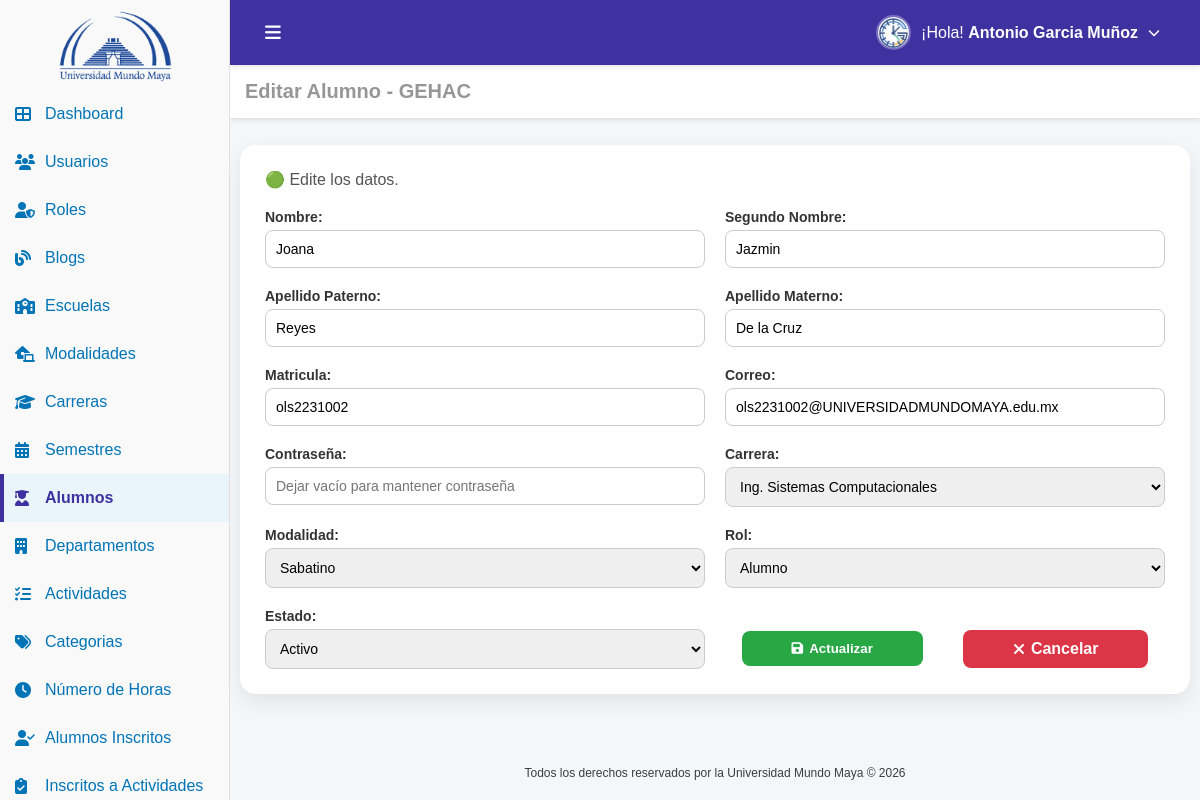
Screenshot of /alumnos_editar.php?id=47 (signed in) with the database file from the repository.
### tables this page shows
CREATE TABLE IF NOT EXISTS `usuario` (
  `id_usuario` int NOT NULL AUTO_INCREMENT,
  `nombre` varchar(100) NOT NULL,
  `nombre_s` varchar(100) DEFAULT NULL,
  `apellido_p` varchar(100) DEFAULT NULL,
  `apellido_m` varchar(100) DEFAULT NULL,
  `matricula` varchar(100) DEFAULT NULL,
  `estado` tinyint(1) NOT NULL DEFAULT '1',
  `correo` varchar(100) NOT NULL,
  `password` varchar(100) NOT NULL,
  `id_carrera` int DEFAULT NULL,
  `id_modalidad` int DEFAULT NULL,
  `id_rol` int DEFAULT NULL,
  `fecha_registro` datetime DEFAULT CURRENT_TIMESTAMP,
  PRIMARY KEY (`id_usuario`) USING BTREE,
  UNIQUE KEY `correo` (`correo`),
  KEY `fk_usuario_carrera` (`id_carrera`) USING BTREE,
  KEY `fk_usuario_modalidad` (`id_modalidad`) USING BTREE,
  KEY `fk_usuario_rol` (`id_rol`) USING BTREE,
  CONSTRAINT `fk_usuario_carrera` FOREIGN KEY (`id_carrera`) REFERENCES `carrera` (`id_carrera`),
  CONSTRAINT `fk_usuario_modalidad` FOREIGN KEY (`id_modalidad`) REFERENCES `modalidad` (`id_modalidad`),
  CONSTRAINT `fk_usuario_rol` FOREIGN KEY (`id_rol`) REFERENCES `rol` (`id_rol`)
);

CREATE TABLE IF NOT EXISTS `carrera` (
  `id_carrera` int NOT NULL AUTO_INCREMENT,
  `nombre` varchar(100) NOT NULL,
  `revoe` varchar(50) NOT NULL,
  `fecha_registro` datetime DEFAULT (now()),
  PRIMARY KEY (`id_carrera`)
);

CREATE TABLE IF NOT EXISTS `modalidad` (
  `id_modalidad` int NOT NULL AUTO_INCREMENT,
  `nombre` varchar(100) NOT NULL,
  `horas_academicas` int NOT NULL DEFAULT '30',
  `horas_culturales` int NOT NULL DEFAULT '15',
  `fecha_registro` datetime DEFAULT (now()),
  PRIMARY KEY (`id_modalidad`)
);

CREATE TABLE IF NOT EXISTS `rol` (
  `id_rol` int NOT NULL AUTO_INCREMENT,
  `nombre` varchar(100) NOT NULL,
  `descripcion` varchar(250) DEFAULT NULL,
  `fecha_registro` datetime DEFAULT (now()),
  PRIMARY KEY (`id_rol`),
  UNIQUE KEY `nombre` (`nombre`)
);

### conf.php (called while the page is built, shortened)
<?php
function tiene_permiso($archivo_php, $accion = 'VER') {
    if (isset($_SESSION['permisos'][$archivo_php])) {
        return in_array($accion, $_SESSION['permisos'][$archivo_php]);
    }
    return false;
}

### auth.php (called while the page is built, shortened)
<?php
require_once('conf.php');
$id_usuario=$_SESSION['id_usuario'];
include('conexion.php');
$sql="
SELECT
u.nombre,
u.nombre_s,
u.apellido_p,
u.apellido_m,
u.correo,
u.id_rol,
u.id_carrera,
u.id_modalidad,
r.nombre AS rol
FROM usuario u
INNER JOIN rol r ON u.id_rol = r.id_rol
WHERE u.id_usuario=?
";
$stmt=$conn->prepare($sql);
$stmt->bind_param("i",$id_usuario);
$stmt->execute();
$result=$stmt->get_result();
if($result && $fila=$result->fetch_assoc()){
    $nombreCompleto=trim(
        $fila['nombre']." ".
        $fila['nombre_s']." ".
        $fila['apellido_p']." ".
        $fila['apellido_m']
    );
}else{
    $nombreCompleto="Usuario";
    $rol="Sin rol";
    $id_rol=0;
}
?>

### alumnos_editar.php (the view, shortened to what this page needs)
<?php
include("auth.php");
include("conexion.php");
$carreras = [];
$result_cat = $conn->query("SELECT id_carrera, nombre FROM carrera ORDER BY nombre ASC");
if ($result_cat) while ($row = $result_cat->fetch_assoc()) $carreras[] = $row;
$modalidads = [];
$result_cat = $conn->query("SELECT id_modalidad, nombre FROM modalidad ORDER BY nombre ASC");
if ($result_cat) while ($row = $result_cat->fetch_assoc()) $modalidads[] = $row;
$roles = [];
$result_cat = $conn->query("SELECT id_rol, nombre FROM rol WHERE id_rol = 3 ORDER BY nombre ASC");
if ($result_cat) while ($row = $result_cat->fetch_assoc()) $roles[] = $row;
$id_usuario = (int)$_GET['id'];
$sql_usuario = "SELECT * FROM usuario WHERE id_usuario = ?";
$stmt_usuario = $conn->prepare($sql_usuario);
$stmt_usuario->bind_param("i", $id_usuario);
$stmt_usuario->execute();
$result_usuario = $stmt_usuario->get_result();
$usuario = $result_usuario->fetch_assoc();
?>
<!DOCTYPE html>
<html lang="es">
<head>
    <link rel="stylesheet" href="css/usuarios_editar.css">
    <link href="https://cdn.jsdelivr.net/npm/remixicon@4.5.0/fonts/remixicon.css" rel="stylesheet"/>
    <link rel="stylesheet" href="https://cdnjs.cloudflare.com/ajax/libs/font-awesome/6.5.0/css/all.min.css">
</head>
<body>
    <div class="sidebar" id="sidebar">
        <a href="dashboard.php" class="logo-link">
            <div class="logo-container">
                <img src="img/uni_4.png" alt="Logo UMMA" class="logo">
            </div>
        </a>
        <ul>
            <li>
                <a href="dashboard.php" >
                    <i class="fas fa-th-large" ></i>
                    <span> Dashboard</span>
                </a>
            </li>
            <?php if (tiene_permiso('usuarios.php', 'VER')): ?>
            <li>
                <a href="usuarios.php" >
                    <i class="fas fa-users" ></i>
                    <span>Usuarios</span>
                </a>
            </li>
            <?php endif; ?>
            <?php if (tiene_permiso('roles.php', 'VER')): ?>
            <li>
                <a href="roles.php">
                    <i class="fas fa-user-shield" ></i>
                    <span>Roles</span>
                </a>
            </li>
            <?php endif; ?>
            <?php if (tiene_permiso('blogs.php', 'VER')): ?>
            <li>
                <a href="blogs.php"  >
                    <i class="fas fa-blog" ></i>
                    <span>Blogs</span>
                </a>
            </li>
            <?php endif; ?>
            <?php if (tiene_permiso('escuelas.php', 'VER')): ?>
            <li>
                <a href="escuelas.php" >
                    <i class="fas fa-school"></i>
                    <span>Escuelas</span>
                </a>
            </li>
            <?php endif; ?>
            <?php if (tiene_permiso('modalidades.php', 'VER')): ?>
            <li>
                <a href="modalidades.php" >
                    <i class="fas fa-laptop-house"  ></i>
                    <span>Modalidades</span>
                </a>
            </li>
            <?php endif; ?>
            <?php if (tiene_permiso('carreras.php', 'VER')): ?>
            <li>
                <a href="carreras.php" >
                    <i class="fas fa-graduation-cap" ></i>
                    <span>Carreras</span>
                </a>
            </li>
            <?php endif; ?>
            <?php if (tiene_permiso('semestres.php', 'VER')): ?>
            <li>
                <a href="semestres.php" >
                    <i class="fas fa-calendar-alt" ></i>
                    <span>Semestres</span>
                </a>
            </li>
            <?php endif; ?>
            <?php if (tiene_permiso('alumnos.php', 'VER')): ?>
            <li>
                <a href="alumnos.php" class="active">
                    <i class="fas fa-user-graduate" style="color:#4031a1"></i>
                    <span>Alumnos</span>
                </a>
            </li>
            <?php endif; ?>
            <?php if (tiene_permiso('departamentos.php', 'VER')): ?>
            <li>
                <a href="departamentos.php">
                    <i class="fas fa-building"></i>
                    <span>Departamentos</span>
                </a>
            </li>
            <?php endif; ?>
            <?php if (tiene_permiso('actividades.php', 'VER')): ?>
            <li>
                <a href="actividades.php">
                    <i class="fas fa-tasks"></i>
                    <span>Actividades</span>
                </a>
            </li>
            <?php endif; ?>
            <?php if (tiene_permiso('categorias.php', 'VER')): ?>
            <li>
                <a href="categorias.php">
                    <i class="fas fa-tags"></i>
                    <span>Categorias</span>
                </a>
            </li>
            <?php endif; ?>
            <?php if (tiene_permiso('horas.php', 'VER')): ?>
            <li>
                <a href="horas.php">
                    <i class="fas fa-clock"></i>
                    <span>Número de Horas</span>
                </a>
            </li>
            <?php endif; ?>
            <?php if (tiene_permiso('alumnos_inscritos.php', 'VER')): ?>
            <li>
                <a href="alumnos_inscritos.php">
                    <i class="fas fa-user-check"></i>
                    <span>Alumnos Inscritos</span>
                </a>
            </li>
            <?php endif; ?>
            <?php if (tiene_permiso('inscritos_actividades.php', 'VER')): ?>
            <li>
                <a href="inscritos_actividades.php">
                    <i class="fas fa-clipboard-check"></i>
                    <span>Inscritos a Actividades</span>
                </a>
            </li>
            <?php endif; ?>
        </ul>
    </div>
    <main class="contenido">
        <header class="top-header">
            <div class="header-left">
                <button id="toggle-btn">
                    <i class="fas fa-bars"></i>
                </button>
            </div>
            <div class="header-right">
                <ul>
                    <li class="submenu">
                        <a href="#" class="submenu-toggle">
                            <img src="img/gehac.png" alt="Usuario" class="menu-avatar">
                            <span>¡Hola! <strong> <?php echo $nombreCompleto; ?></strong></span>
                            <i class="fas fa-chevron-down submenu-arrow"></i>
                        </a>
                    </li>
                </ul>
            </div>
        </header>
        <section class="dashboard-section">
            <div class="header-title">
                <h3>Editar Alumno - GEHAC</h3>
            </div>
        </section>
        <section class="content-wrapper">
            <div class="card">
                <div class="estado-section">
                        <p>
                            🟢 Edite los datos.
                        </p>
                        <form action="" method="POST" enctype="multipart/form-data" class="form-producto">
                            <div class="form-group">
                                <label>Nombre:</label>
                                <input type="text" name="nombre" required value="<?= htmlspecialchars($usuario['nombre']) ?>">
                            </div>
                            <div class="form-group">
                                <label>Segundo Nombre:</label>
                                <input type="text" name="nombre_s" value="<?= htmlspecialchars($usuario['nombre_s']) ?>">
                            </div>
                            <div class="form-group">
                                <label>Apellido Paterno:</label>
                                <input type="text" name="apellido_p" value="<?= htmlspecialchars($usuario['apellido_p']) ?>">
                            </div>
                            <div class="form-group">
                                <label>Apellido Materno:</label>
                                <input type="text" name="apellido_m" value="<?= htmlspecialchars($usuario['apellido_m']) ?>">
                            </div>
                            <div class="form-group">
                                <label>Matricula:</label>
                                <input type="text" name="matricula" value="<?= htmlspecialchars($usuario['matricula']) ?>">
                            </div>
                            <div class="form-group">
                                <label>Correo:</label>
                                <input type="text" name="correo" required value="<?= htmlspecialchars($usuario['correo']) ?>">
                            </div>
                            <div class="form-group">
                                <label>Contraseña:</label>
                                <input type="password" name="password" placeholder="Dejar vacío para mantener contraseña">
                            </div>
                            <div class="form-group">
                                <label>Carrera:</label>
                                <select name="id_carrera" required>
                                    <?php foreach($carreras as $cat): ?>
                                        <option value="<?= $cat['id_carrera'] ?>"
                                            <?= $usuario['id_carrera'] == $cat['id_carrera'] ? 'selected' : '' ?>>
                                            <?= htmlspecialchars($cat['nombre']) ?>
                                        </option>
                                    <?php endforeach; ?>
                                </select>
                            </div>
                            <div class="form-group">
                                <label>Modalidad:</label>
                                <select name="id_modalidad" required>
                                    <?php foreach($modalidads as $cat): ?>
                                        <option value="<?= $cat['id_modalidad'] ?>"
                                            <?= $usuario['id_modalidad'] == $cat['id_modalidad'] ? 'selected' : '' ?>>
                                            <?= htmlspecialchars($cat['nombre']) ?>
                                        </option>
                                    <?php endforeach; ?>
                                </select>
                            </div>
                            <div class="form-group">
                                <label>Rol:</label>
                                <select name="id_rol" required>
                                    <?php foreach($roles as $cat): ?>
                                        <option value="<?= $cat['id_rol'] ?>"
                                            <?= $usuario['id_rol'] == $cat['id_rol'] ? 'selected' : '' ?>>
                                            <?= htmlspecialchars($cat['nombre']) ?>
                                        </option>
                                    <?php endforeach; ?>
                                </select>
                            </div>
                            <div class="form-group">
                                <label>Estado:</label>
                                <select name="estado" required>
                                    <option value="1" <?= $usuario['estado'] == 1 ? 'selected' : '' ?>>Activo</option>
                                </select>
                            </div>
                            <div class="form-buttons">
                                <button type="submit" name="guardar">
                                    <i class="fas fa-save"></i> Actualizar
                                </button>
                                <a href="alumnos.php">
                                    <i class="fas fa-times"></i> Cancelar
                                </a>
                            </div>
                        </form>
                    </div>
            </div>
        </section>
        <footer class="footer">
            <p class="copy">Todos los derechos reservados por la Universidad Mundo Maya © 2026</p>
        </footer>
    </main>
</body>
</html>

### rows the page displays
usuario: nombreCompleto "Antonio Garcia Muñoz"
usuario: nombre "Joana", nombre_s "Jazmin", apellido_p "Reyes", apellido_m "De la Cruz", matricula "ols2231002", correo "ols2231002@UNIVERSIDADMUNDOMAYA.edu.mx", id_carrera "Ing. Sistemas Computacionales", id_modalidad "Sabatino", id_rol "Alumno", estado "Activo"
